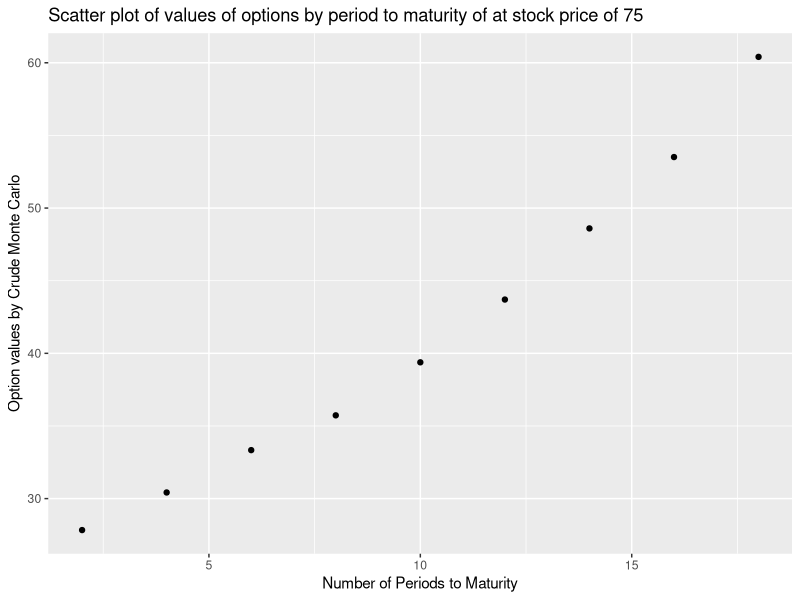
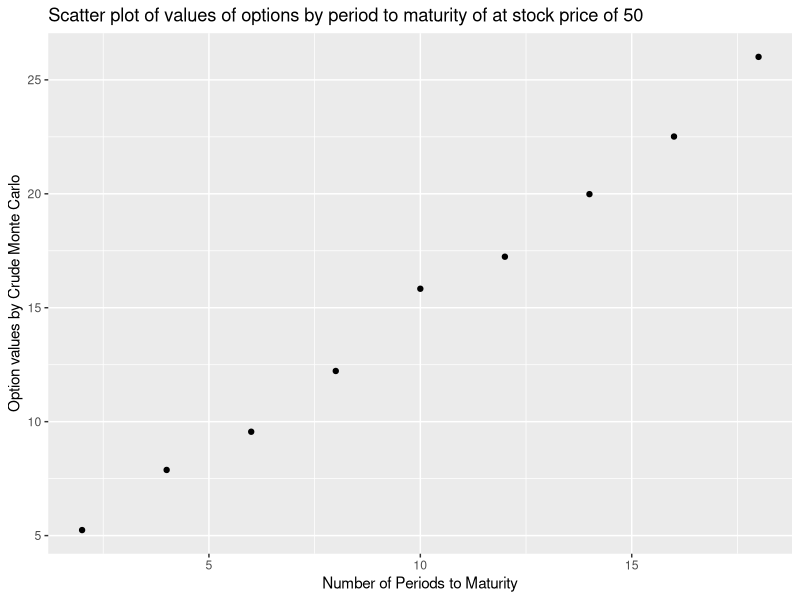
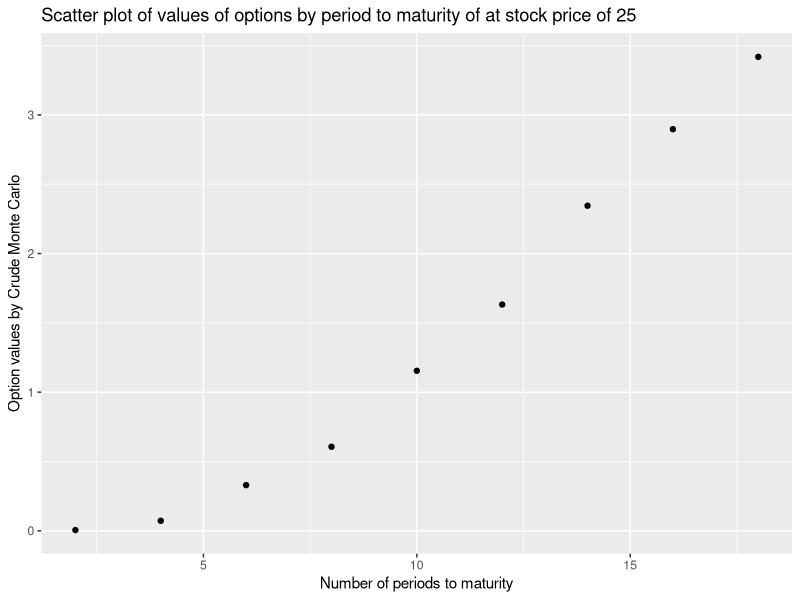
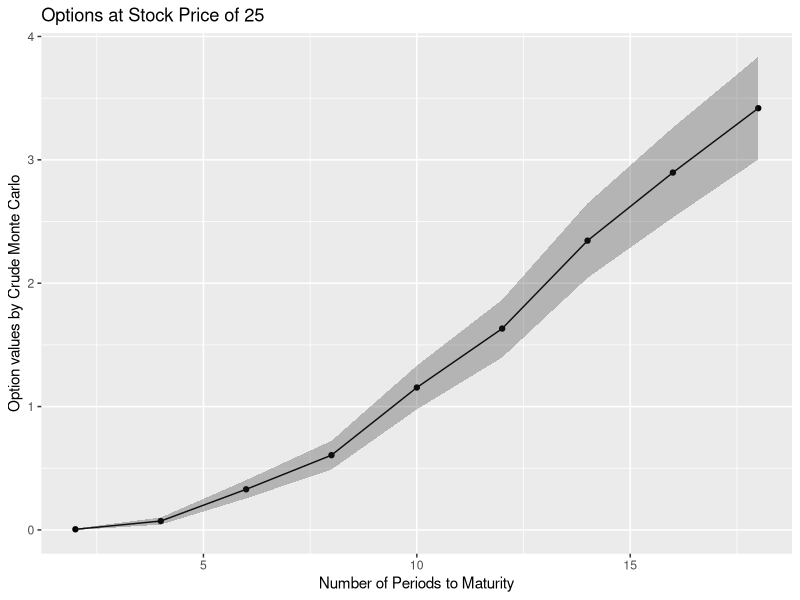
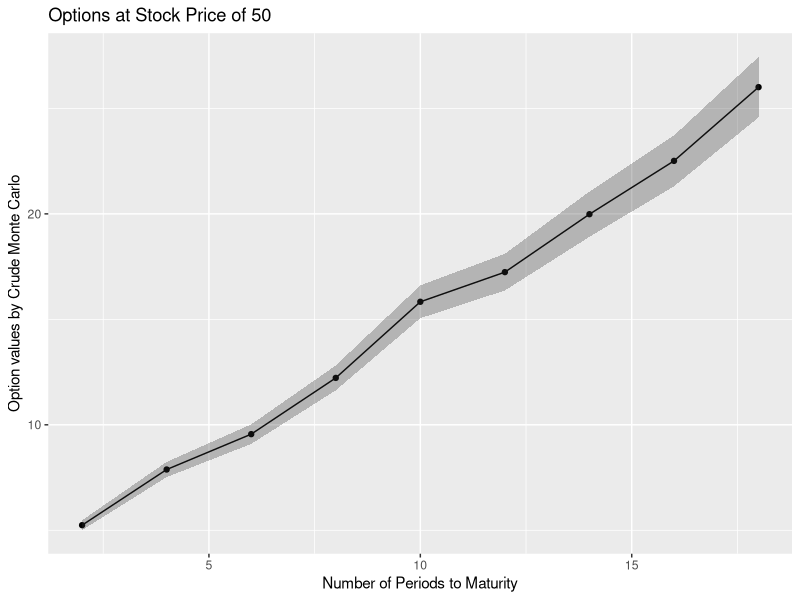
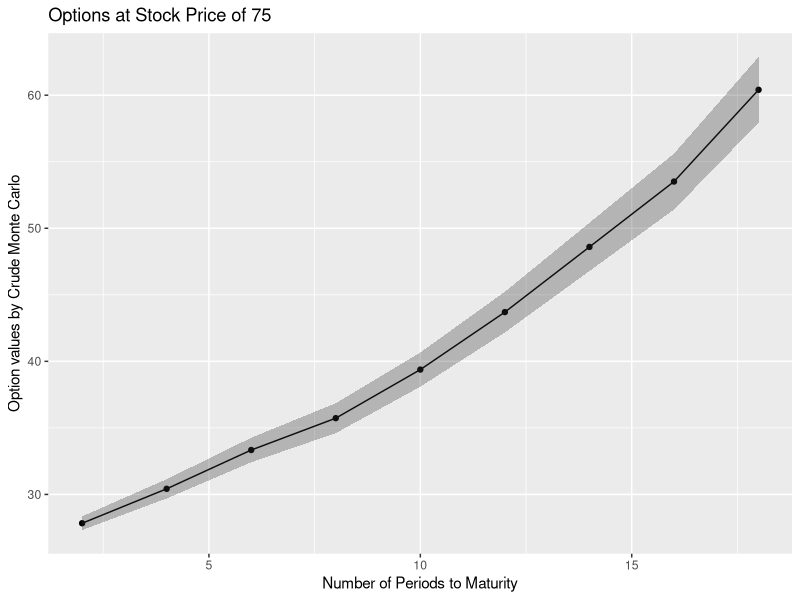
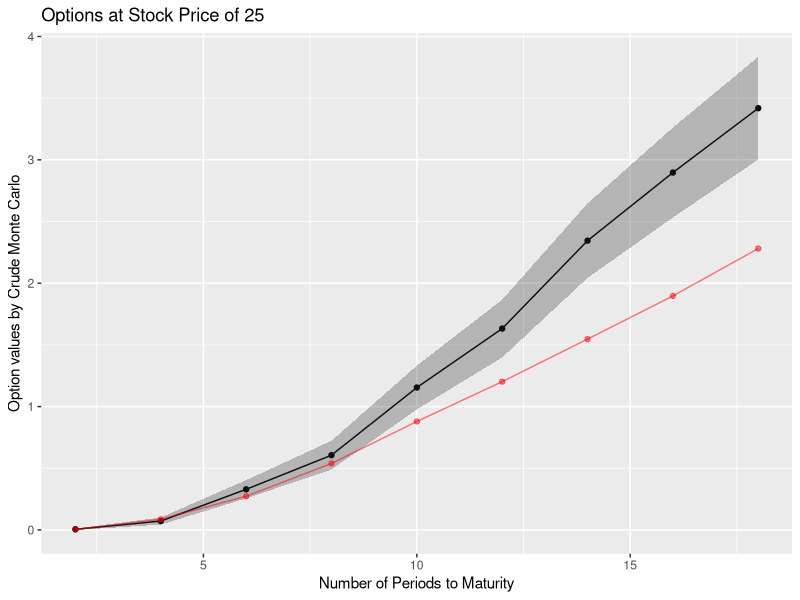
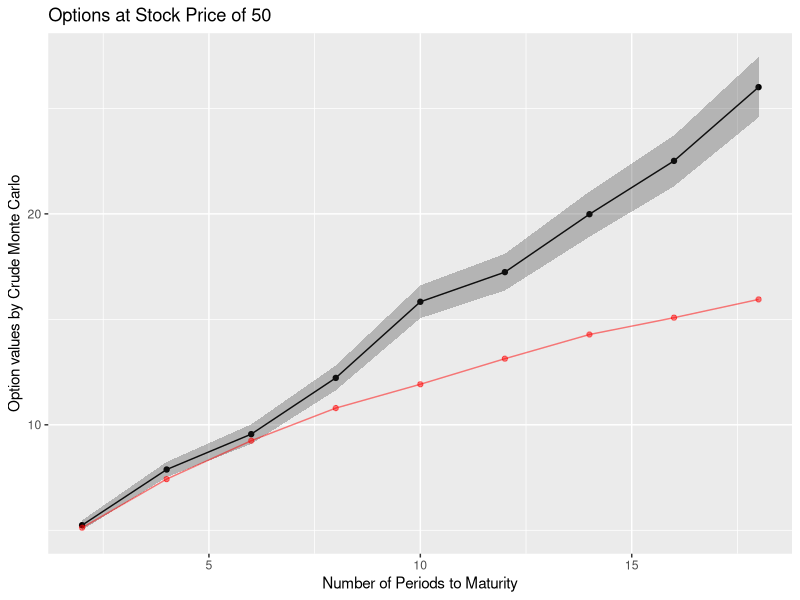

Here is the R script that generated these plots, in order: (Note: this script raises an error after producing the figures.)
## ---- chunk 1
set.seed(400)
library(tidyr)
library(tidyverse)
library(rmarkdown)
library(ggplot2)
library(dbplyr)
## ---- chunk 2
trials = 5000
periods_to_maturity = c(2,4,6,8,10,12,14,16,18,20)
stock_prices = c(25, 50, 75)
stockExerciseRatio = c(0.5, 1, 1.25)
E = 50
r = 0.015
sigma_squared = 0.025 
dividend = 0.25

#chosen from October 2021, but others can be chosen to try to match historical data
yield_points = c(.09,.1,.11,.16,.36)

inflation_rate = 0.062

#rate to be used to evaluate the present day value of an investment
risk_free_rate = function(inflation_rate, period_to_maturity){
  quarters = c(2,4,8,12,20)
  interpolate_yield_curve = approxfun(x = quarters, y = yield_points)
  return(inflation_rate - interpolate_yield_curve(period_to_maturity))
}


# an individual evaluation of a trial for a single option valuation problem
generate_option_val = function(stock_price, r, period_to_maturity, sigma){
  x_tilda = rnorm(periods_to_maturity, mean = 0, sd = 1)
  for (i in 1:period_to_maturity){
    new_q_price = stock_price * exp((r - (sigma^2)/2) + sigma * x_tilda[i])
    #case where trial needs to be restarted from price at quarter t rather than quarter 1(see p. 329 of Boyle(1977))
    if (new_q_price -  dividend <= 0){
      stock_price = generate_option_val(stock_price, r, period_to_maturity - i + 1, sigma)
      break 
    }
    #case where we need to pay out dividends to evaluate new stock price
    else{
      stock_price = new_q_price - dividend
    }
  }
  future_option_value = max(c(stock_price - E, 0))
  return(future_option_value - risk_free_rate(inflation_rate,period_to_maturity)*future_option_value)
}

#simulation looking at the case of 2 quarters to maturity and a stock price of 25 matching
option_vals = rep(NA, trials)
for (i in 1:trials){
  option_vals[i] = generate_option_val(stock_prices[1], r, periods_to_maturity[1],sqrt(sigma_squared))
}
print(paste("option value: ",mean(option_vals)))
print(paste("se of estimate: ",sd(option_vals)/(sqrt(trials))))
## ---- chunk 3
set.seed(400)
trials = 5000
periods_to_maturity = c(2,4,6,8,10,12,14,16,18,20)
stock_prices = c(25, 50, 75)
stockExerciseRatio = c(0.5, 1, 1.5)
E = 50
r = 0.015
sigma = 0.025 
dividend = 0.25

#chosen from October 2021, but others can be chosen to try to match historical data
yield_points = c(.09,.1,.11,.16,.36)
#yield_points = c(.04,.06,.9,.10,.14)
#inflation_rate = .1585
inflation_rate = 0.062

#rate to be used to evaluate the present day value of an investment
risk_free_rate = function(inflation_rate, periods_to_maturity){
  quarters = c(2,4,8,12,20)
  interpolate_yield_curve = approxfun(x = quarters, y = yield_points)
  return(inflation_rate - interpolate_yield_curve(periods_to_maturity))
}


# an individual evaluation of a trial for a single option valuation problem
generate_option_val = function(stock_price, r, periods_to_maturity, sigma){
  x_tilda = rnorm(periods_to_maturity, mean = 0, sd = 1)
  for (i in 1:periods_to_maturity){
    new_q_price = stock_price * exp((r - (sigma^2)/2) + sigma * x_tilda[i])
    #case where trial needs to be restarted from price at quarter t rather than quarter 1(see p. 329 of Boyle(1977))
    if (new_q_price -  dividend <= 0){
      stock_price = generate_option_val(stock_price, r, periods_to_maturity - i + 1, sigma)
      break 
    }
    #case where we need to pay out dividends to evaluate new stock price
    else{
      stock_price = new_q_price - dividend
    }
  }
  future_option_value = max(c(stock_price - E, 0))
  return(future_option_value - risk_free_rate(inflation_rate,periods_to_maturity)*future_option_value)
}

#simulation looking at the case of 2 quarters to maturity and a stock price of 25 matching
option_vals = rep(NA, trials)
newmean = c()
newsd = c()
option_mean_25 = c()
option_sd_25 = c()

## need this to make variable option_vals again but empty so numbers dont add to each other
option_vals = rep(NA, trials)

for (l in 1:9){
  for (i in 1:trials){
    option_vals[i] = generate_option_val(stock_prices[1], r, periods_to_maturity[l],sqrt(sigma))
  }
  option_mean_25 = append(option_mean_25,mean(option_vals))
  newsd = sd(option_vals)/(sqrt(trials))
  option_sd_25 = append(option_sd_25,newsd)
}

## now this is for stock prices at 50

option_vals = rep(NA, trials)
newmean = c()
newsd = c()
option_mean_50 = c()
option_sd_50 = c()
for (l in 1:9){
  for (i in 1:trials){
    option_vals[i] = generate_option_val(stock_prices[2], r, periods_to_maturity[l],sqrt(sigma))
  }
  option_mean_50 = append(option_mean_50,mean(option_vals))
  newsd = sd(option_vals)/(sqrt(trials))
  option_sd_50 = append(option_sd_50,newsd)
}


## now this is for stock prices at 75
option_vals = rep(NA, trials)
newmean = c()
newsd = c()
option_mean_75 = c()
option_sd_75 = c()
for (l in 1:9){
  for (i in 1:trials){
    option_vals[i] = generate_option_val(stock_prices[3], r, periods_to_maturity[l],sqrt(sigma))
  }
  option_mean_75 = append(option_mean_75,mean(option_vals))
  newsd = sd(option_vals)/(sqrt(trials))
  option_sd_75 = append(option_sd_75,newsd)
}




periods_to_maturity =c(2,4,6,8,10,12,14,16,18)

df_25 <- data.frame(Periods_til_maturity = periods_to_maturity, Option_values=option_mean_25, Standard_deviation=option_sd_25, lower_95_CI = option_mean_25 - 2*option_sd_25, upper_95_CI = option_mean_25 + 2*option_sd_25)
df_25 = round(df_25, 4)
df_25

df_50 <- data.frame(Periods_til_maturity = periods_to_maturity, Option_values=option_mean_50, Standard_deviation=option_sd_50, lower_95_CI = option_mean_50 - 2*option_sd_50, upper_95_CI = option_mean_50 + 2*option_sd_50)
df_50 = round(df_50, 4)
df_50

df_75 <- data.frame(Periods_til_maturity = periods_to_maturity, Option_values=option_mean_75,Standard_deviation=option_sd_75, lower_95_CI = option_mean_75 - 2*option_sd_75, upper_95_CI = option_mean_75 + 2*option_sd_75)
df_75 = round(df_75, 4)
df_75
## ---- chunk 4
ggplot(df_75, aes(x=Periods_til_maturity, y=Option_values)) + 
  geom_point()+
  xlab("Number of Periods to Maturity")+
  ylab("Option values by Crude Monte Carlo")+
  ggtitle("Scatter plot of values of options by period to maturity of at stock price of 75")


ggplot(df_50, aes(x=Periods_til_maturity, y=Option_values)) + 
  geom_point()+
  xlab("Number of Periods to Maturity")+
  ylab("Option values by Crude Monte Carlo")+
  ggtitle("Scatter plot of values of options by period to maturity of at stock price of 50")


ggplot(df_25, aes(x=Periods_til_maturity, y=Option_values)) + 
  geom_point()+
  xlab("Number of periods to maturity")+
  ylab("Option values by Crude Monte Carlo")+
  ggtitle("Scatter plot of values of options by period to maturity of at stock price of 25")

## ---- chunk 5
ggplot(df_25, aes(x=Periods_til_maturity, y=Option_values)) + 
  geom_point()+ geom_line()+
  geom_ribbon(aes(ymin = lower_95_CI, ymax = upper_95_CI), alpha = 0.3) + 
  xlab("Number of Periods to Maturity")+ ylab("Option values by Crude Monte Carlo")+
  ggtitle("Options at Stock Price of 25")

ggplot(df_50, aes(x=Periods_til_maturity, y=Option_values)) + 
  geom_point() + geom_line()+
  geom_ribbon(aes(ymin = lower_95_CI, ymax = upper_95_CI), alpha = 0.3) + 
  xlab("Number of Periods to Maturity")+
  ylab("Option values by Crude Monte Carlo")+
  ggtitle("Options at Stock Price of 50")

ggplot(df_75, aes(x=Periods_til_maturity, y=Option_values)) + 
  geom_point() + geom_line() +
  geom_ribbon(aes(ymin = lower_95_CI, ymax = upper_95_CI), alpha = 0.3) + 
  xlab("Number of Periods to Maturity")+ ylab("Option values by Crude Monte Carlo") +
  ggtitle("Options at Stock Price of 75")

## ---- chunk 6
real_values_25 = c(0.004, 0.087, 0.273, 0.539, 0.879, 1.202, 1.547, 1.897, 2.281)
table1_25 = data.frame(x = periods_to_maturity, y = real_values_25)

real_values_50 = c(5.121, 7.427, 9.247, 10.793, 11.923, 13.135, 14.281, 15.079, 15.945)
table1_50 = data.frame(x = periods_to_maturity, y = real_values_50)

real_values_75 = c(26.445, 28.250, 29.832, 31.257, 32.319, 33.491, 34.835, 35.503, 36.382)
table1_75 = data.frame(x = periods_to_maturity, y = real_values_75)

ggplot() + 
  geom_point(aes(x=Periods_til_maturity, y=Option_values), df_25) + 
  geom_line(aes(x=Periods_til_maturity, y=Option_values), df_25) +
  geom_ribbon(aes(x=Periods_til_maturity, ymin = lower_95_CI, ymax = upper_95_CI), df_25, alpha = 0.3) + 
  geom_point(aes(x = x, y = y), data = table1_25, color = "red", alpha = 0.5) +
  geom_line(aes(x = x, y = y), data = table1_25, color = "red", alpha = 0.5) +
  xlab("Number of Periods to Maturity")+ ylab("Option values by Crude Monte Carlo")+
  ggtitle("Options at Stock Price of 25")

ggplot(df_50, aes(x=Periods_til_maturity, y=Option_values)) + 
  geom_point() + geom_line()+
  geom_ribbon(aes(ymin = lower_95_CI, ymax = upper_95_CI), alpha = 0.3) + 
  geom_point(aes(x = x, y = y), data = table1_50, color = "red", alpha = 0.5) +
  geom_line(aes(x = x, y = y), data = table1_50, color = "red", alpha = 0.5) +
  xlab("Number of Periods to Maturity")+
  ylab("Option values by Crude Monte Carlo")+
  ggtitle("Options at Stock Price of 50")

ggplot(df_75, aes(x=Periods_til_maturity, y=Option_values)) + 
  geom_point() + geom_line() +
  geom_ribbon(aes(ymin = lower_95_CI, ymax = upper_95_CI), alpha = 0.3) + 
  geom_point(aes(x = x, y = y), data = table1_75, color = "red", alpha = 0.5) +
  geom_line(aes(x = x, y = y), data = table1_75, color = "red", alpha = 0.5) +
  xlab("Number of Periods to Maturity")+ ylab("Option values by Crude Monte Carlo") +
  ggtitle("Options at Stock Price of 75")

## ---- chunk 7
## copied code from above chunk to add to before making commit. Didnt want to mess up original code with a comit

trials = 5000
periods_to_maturity = c(2,4,6,8,10,12,14,16,18,20)


stock_prices = c(25, 50, 75)
stockExerciseRatio = c(0.5, 1, 1.25)
E = 50
r = 0.015
sigma = 0.025 
dividend = 0.25

#chosen from October 2021, but others can be chosen to try to match historical data
yield_points = c(.09,.1,.11,.16,.36)
inflation_rate = 0.062

#rate to be used to evaluate the present day value of an investment
risk_free_rate = function(inflation_rate, period_to_maturity){
  quarters = c(2,4,8,12,20)
  interpolate_yield_curve = approxfun(x = quarters, y = yield_points)
  return(inflation_rate - interpolate_yield_curve(period_to_maturity))
}
risk_free_rate

# an individual evaluation of a trial for a single option valuation problem
generate_option_val = function(stock_price, r, periods_to_maturity, sigma){
  x_tilda = rnorm(periods_to_maturity, mean = 0, sd = 1)
  for (i in 1:periods_to_maturity){
    new_q_price = stock_price * exp((r - (sigma^2)/2) + sigma * x_tilda[i])
    #case where trial needs to be restarted from price at quarter t rather than quarter 1(see p. 329 of Boyle(1977))
    if (new_q_price -  dividend <= 0){
      stock_price = generate_stock_price(stock_price, r, periods_to_maturity - i + 1, sigma)
      break 
    }
    #case where we need to pay out dividends to evaluate new stock price
    else{
      stock_price = new_q_price - dividend
    }
  }
  future_option_value = max(c(stock_price - E, 0))
  return(future_option_value - risk_free_rate(inflation_rate,periods_to_maturity)*future_option_value)
}

#simulation looking at the case of 2 quarters to maturity and a stock price of 25 matching
option_vals = rep(NA, trials)


## This is where code gets repetitive couldn't figure out a way to do a nested loop to efficiently make a table for evaluation of options

##Make empty variables to append values into a table then later clean up
newmean = c()
newsd = c()
option_mean_25 = c()
option_sd_25 = c()

## need this to make variable option_vals again but empty so numbers dont add to each other
option_vals = rep(NA, trials)
## cope for time period 2



for (l in 1:length(periods_to_maturity)){
  for (i in 1:trials){
  option_vals[i] = generate_option_val(stock_prices[1], r, periods_to_maturity[l],sqrt(sigma))


}
  option_mean = append(option_mean_25,mean(option_vals))
  newsd = sd(option_vals)/(sqrt(trials))
}

option_mean



for (i in 1:trials){
  option_vals[i] = generate_option_val(stock_prices[1], r, periods_to_maturity[1],sqrt(sigma_squared))

  newmean = mean(option_vals)
  newsd = sd(option_vals)/(sqrt(trials))
}

option_mean_25 = append(option_mean_25,newmean)
option_sd_25 = append(option_sd_25,newsd)

## copy of code this time for periods 4
option_vals = rep(NA, trials)
for (i in 1:trials){
  option_vals[i] = generate_option_val(stock_prices[1], r, periods_to_maturity[2],sqrt(sigma_squared))

  newmean = mean(option_vals)
  newsd = sd(option_vals)/(sqrt(trials))
}

option_mean_25 = append(option_mean_25,newmean)
option_sd_25 = append(option_sd_25,newsd)


## copy of code this time for periods 6
option_vals = rep(NA, trials)
for (i in 1:trials){
  option_vals[i] = generate_option_val(stock_prices[1], r, periods_to_maturity[3],sqrt(sigma_squared))

  newmean = mean(option_vals)
  newsd = sd(option_vals)/(sqrt(trials))
}

option_mean_25 = append(option_mean_25,newmean)
option_sd_25 = append(option_sd_25,newsd)


## copy of code this time for periods 8
option_vals = rep(NA, trials)
for (i in 1:trials){
  option_vals[i] = generate_option_val(stock_prices[1], r, periods_to_maturity[4],sqrt(sigma_squared))

  newmean = mean(option_vals)
  newsd = sd(option_vals)/(sqrt(trials))
}

option_mean_25 = append(option_mean_25,newmean)
option_sd_25 = append(option_sd_25,newsd)


## copy of code this time for periods 10
option_vals = rep(NA, trials)
for (i in 1:trials){
  option_vals[i] = generate_option_val(stock_prices[1], r, periods_to_maturity[5],sqrt(sigma_squared))

  newmean = mean(option_vals)
  newsd = sd(option_vals)/(sqrt(trials))
}

option_mean_25 = append(option_mean_25,newmean)
option_sd_25 = append(option_sd_25,newsd)


## copy of code this time for periods 12
option_vals = rep(NA, trials)
for (i in 1:trials){
  option_vals[i] = generate_option_val(stock_prices[1], r, periods_to_maturity[9],sqrt(sigma_squared))

  newmean = mean(option_vals)
  newsd = sd(option_vals)/(sqrt(trials))
}

option_mean_25 = append(option_mean_25,newmean)
option_sd_25 = append(option_sd_25,newsd)
